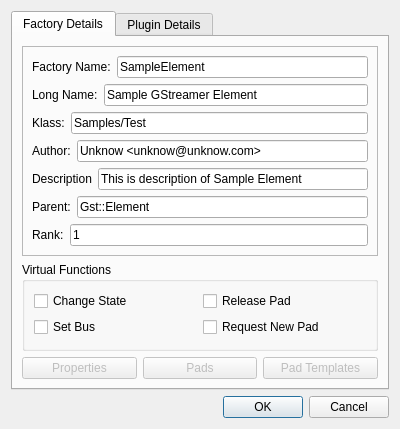
<?xml version="1.0" encoding="UTF-8"?>
<ui version="4.0">
 <class>PluginWizzardDialog</class>
 <widget class="QDialog" name="PluginWizzardDialog">
  <property name="geometry">
   <rect>
    <x>0</x>
    <y>0</y>
    <width>400</width>
    <height>378</height>
   </rect>
  </property>
  <property name="windowTitle">
   <string>Dialog</string>
  </property>
  <layout class="QGridLayout" name="gridLayout_3">
   <item row="1" column="0">
    <widget class="QTabWidget" name="tabWidget">
     <property name="currentIndex">
      <number>0</number>
     </property>
     <widget class="QWidget" name="tab_3">
      <attribute name="title">
       <string>Factory Details</string>
      </attribute>
      <layout class="QVBoxLayout" name="verticalLayout">
       <item>
        <widget class="QFrame" name="frame">
         <property name="frameShape">
          <enum>QFrame::StyledPanel</enum>
         </property>
         <property name="frameShadow">
          <enum>QFrame::Raised</enum>
         </property>
         <layout class="QVBoxLayout" name="verticalLayout_5">
          <item>
           <layout class="QHBoxLayout" name="horizontalLayout_31">
            <item>
             <widget class="QLabel" name="label_31">
              <property name="text">
               <string>Factory Name:</string>
              </property>
             </widget>
            </item>
            <item>
             <widget class="QLineEdit" name="factoryNameEdit">
              <property name="text">
               <string>SampleElement</string>
              </property>
             </widget>
            </item>
           </layout>
          </item>
          <item>
           <layout class="QHBoxLayout" name="horizontalLayout_33">
            <item>
             <widget class="QLabel" name="label_33">
              <property name="text">
               <string>Long Name:</string>
              </property>
             </widget>
            </item>
            <item>
             <widget class="QLineEdit" name="factoryLongNameEdit">
              <property name="text">
               <string>Sample GStreamer Element</string>
              </property>
             </widget>
            </item>
           </layout>
          </item>
          <item>
           <layout class="QHBoxLayout" name="horizontalLayout_32">
            <item>
             <widget class="QLabel" name="label_32">
              <property name="text">
               <string>Klass:</string>
              </property>
             </widget>
            </item>
            <item>
             <widget class="QLineEdit" name="factoryKlassEdit">
              <property name="text">
               <string>Samples/Test</string>
              </property>
             </widget>
            </item>
           </layout>
          </item>
          <item>
           <layout class="QHBoxLayout" name="horizontalLayout_30">
            <item>
             <widget class="QLabel" name="label_30">
              <property name="text">
               <string>Author:</string>
              </property>
             </widget>
            </item>
            <item>
             <widget class="QLineEdit" name="factoryAuthorEdit">
              <property name="text">
               <string>Unknow &lt;unknow@unknow.com&gt;</string>
              </property>
             </widget>
            </item>
           </layout>
          </item>
          <item>
           <layout class="QHBoxLayout" name="horizontalLayout_29">
            <item>
             <widget class="QLabel" name="label_29">
              <property name="text">
               <string>Description</string>
              </property>
             </widget>
            </item>
            <item>
             <widget class="QLineEdit" name="factoryDescriptionEdit">
              <property name="text">
               <string>This is description of Sample Element</string>
              </property>
             </widget>
            </item>
           </layout>
          </item>
          <item>
           <layout class="QHBoxLayout" name="horizontalLayout_28">
            <item>
             <widget class="QLabel" name="label_28">
              <property name="text">
               <string>Parent:</string>
              </property>
             </widget>
            </item>
            <item>
             <widget class="QLineEdit" name="factoryParentEdit">
              <property name="text">
               <string>Gst::Element</string>
              </property>
             </widget>
            </item>
           </layout>
          </item>
          <item>
           <layout class="QHBoxLayout" name="horizontalLayout_27">
            <item>
             <widget class="QLabel" name="label_27">
              <property name="text">
               <string>Rank:</string>
              </property>
             </widget>
            </item>
            <item>
             <widget class="QLineEdit" name="factoryRankEdit">
              <property name="text">
               <string>1</string>
              </property>
             </widget>
            </item>
           </layout>
          </item>
         </layout>
        </widget>
       </item>
       <item>
        <layout class="QVBoxLayout" name="verticalLayout_2">
         <item>
          <layout class="QHBoxLayout" name="horizontalLayout_4">
           <item>
            <widget class="QGroupBox" name="groupBox">
             <property name="title">
              <string>Virtual Functions</string>
             </property>
             <layout class="QGridLayout" name="gridLayout_2">
              <item row="2" column="1">
               <widget class="QCheckBox" name="virtualRequestNewPadCheckBox">
                <property name="text">
                 <string>Request New Pad</string>
                </property>
               </widget>
              </item>
              <item row="2" column="0">
               <widget class="QCheckBox" name="virtualSetBusCheckbox">
                <property name="text">
                 <string>Set Bus</string>
                </property>
               </widget>
              </item>
              <item row="1" column="1">
               <widget class="QCheckBox" name="virtualReleasePadCheckBox">
                <property name="text">
                 <string>Release Pad</string>
                </property>
               </widget>
              </item>
              <item row="1" column="0">
               <widget class="QCheckBox" name="virtualChangeStateCheckBox">
                <property name="text">
                 <string>Change State</string>
                </property>
               </widget>
              </item>
             </layout>
            </widget>
           </item>
          </layout>
         </item>
         <item>
          <layout class="QHBoxLayout" name="horizontalLayout">
           <item>
            <widget class="QPushButton" name="propertiesPushButton">
             <property name="enabled">
              <bool>false</bool>
             </property>
             <property name="text">
              <string>Properties</string>
             </property>
            </widget>
           </item>
           <item>
            <widget class="QPushButton" name="padsPushButton">
             <property name="enabled">
              <bool>false</bool>
             </property>
             <property name="text">
              <string>Pads</string>
             </property>
            </widget>
           </item>
           <item>
            <widget class="QPushButton" name="padTemplatesPushButton">
             <property name="enabled">
              <bool>false</bool>
             </property>
             <property name="text">
              <string>Pad Templates</string>
             </property>
            </widget>
           </item>
          </layout>
         </item>
        </layout>
       </item>
      </layout>
     </widget>
     <widget class="QWidget" name="tab">
      <attribute name="title">
       <string>Plugin Details</string>
      </attribute>
      <layout class="QGridLayout" name="gridLayout">
       <item row="0" column="0">
        <widget class="QFrame" name="frame_2">
         <property name="frameShape">
          <enum>QFrame::StyledPanel</enum>
         </property>
         <property name="frameShadow">
          <enum>QFrame::Raised</enum>
         </property>
         <layout class="QVBoxLayout" name="verticalLayout_4">
          <item>
           <layout class="QHBoxLayout" name="horizontalLayout_42">
            <item>
             <widget class="QLabel" name="label_42">
              <property name="text">
               <string>Name:</string>
              </property>
             </widget>
            </item>
            <item>
             <widget class="QLineEdit" name="pluginNameEdit">
              <property name="text">
               <string>SamplePlugin</string>
              </property>
             </widget>
            </item>
           </layout>
          </item>
          <item>
           <layout class="QHBoxLayout" name="horizontalLayout_41">
            <item>
             <widget class="QLabel" name="label_41">
              <property name="text">
               <string>Description:</string>
              </property>
             </widget>
            </item>
            <item>
             <widget class="QLineEdit" name="pluginDescriptionEdit">
              <property name="text">
               <string>Sample GStreamer Plugin</string>
              </property>
             </widget>
            </item>
           </layout>
          </item>
          <item>
           <layout class="QHBoxLayout" name="horizontalLayout_39">
            <item>
             <widget class="QLabel" name="label_39">
              <property name="text">
               <string>Plugin Path:</string>
              </property>
             </widget>
            </item>
            <item>
             <widget class="QLineEdit" name="pluginFileNameEdit"/>
            </item>
            <item>
             <widget class="QPushButton" name="selectPathPushButton">
              <property name="maximumSize">
               <size>
                <width>30</width>
                <height>16777215</height>
               </size>
              </property>
              <property name="text">
               <string>...</string>
              </property>
             </widget>
            </item>
           </layout>
          </item>
          <item>
           <layout class="QHBoxLayout" name="horizontalLayout_44">
            <item>
             <widget class="QLabel" name="label_44">
              <property name="text">
               <string>Version:</string>
              </property>
             </widget>
            </item>
            <item>
             <widget class="QLineEdit" name="pluginVersionEdit"/>
            </item>
           </layout>
          </item>
          <item>
           <layout class="QHBoxLayout" name="horizontalLayout_38">
            <item>
             <widget class="QLabel" name="label_38">
              <property name="text">
               <string>License:</string>
              </property>
             </widget>
            </item>
            <item>
             <widget class="QLineEdit" name="pluginLicenseEdit">
              <property name="text">
               <string>GPL</string>
              </property>
             </widget>
            </item>
           </layout>
          </item>
          <item>
           <layout class="QHBoxLayout" name="horizontalLayout_37">
            <item>
             <widget class="QLabel" name="label_37">
              <property name="text">
               <string>Source module:</string>
              </property>
             </widget>
            </item>
            <item>
             <widget class="QLineEdit" name="pluginSourceModuleEdit">
              <property name="text">
               <string>gst-plugins-custom</string>
              </property>
             </widget>
            </item>
           </layout>
          </item>
          <item>
           <layout class="QHBoxLayout" name="horizontalLayout_40">
            <item>
             <widget class="QLabel" name="label_40">
              <property name="text">
               <string>Source release date:</string>
              </property>
             </widget>
            </item>
            <item>
             <widget class="QLineEdit" name="pluginReleaseDateEdit"/>
            </item>
           </layout>
          </item>
          <item>
           <layout class="QHBoxLayout" name="horizontalLayout_43">
            <item>
             <widget class="QLabel" name="label_43">
              <property name="text">
               <string>Binary package:</string>
              </property>
             </widget>
            </item>
            <item>
             <widget class="QLineEdit" name="pluginPackageEdit">
              <property name="text">
               <string>GStreamer Sample plugin package</string>
              </property>
             </widget>
            </item>
           </layout>
          </item>
          <item>
           <layout class="QHBoxLayout" name="horizontalLayout_36">
            <item>
             <widget class="QLabel" name="label_36">
              <property name="text">
               <string>Origin URL:</string>
              </property>
             </widget>
            </item>
            <item>
             <widget class="QLineEdit" name="pluginOriginURLEdit">
              <property name="text">
               <string>http://your.website.com</string>
              </property>
             </widget>
            </item>
           </layout>
          </item>
         </layout>
        </widget>
       </item>
      </layout>
     </widget>
    </widget>
   </item>
   <item row="2" column="0">
    <widget class="QDialogButtonBox" name="buttonBox">
     <property name="orientation">
      <enum>Qt::Horizontal</enum>
     </property>
     <property name="standardButtons">
      <set>QDialogButtonBox::Cancel|QDialogButtonBox::Ok</set>
     </property>
    </widget>
   </item>
  </layout>
 </widget>
 <resources/>
 <connections>
  <connection>
   <sender>buttonBox</sender>
   <signal>accepted()</signal>
   <receiver>PluginWizzardDialog</receiver>
   <slot>accept()</slot>
   <hints>
    <hint type="sourcelabel">
     <x>248</x>
     <y>254</y>
    </hint>
    <hint type="destinationlabel">
     <x>157</x>
     <y>274</y>
    </hint>
   </hints>
  </connection>
  <connection>
   <sender>buttonBox</sender>
   <signal>rejected()</signal>
   <receiver>PluginWizzardDialog</receiver>
   <slot>reject()</slot>
   <hints>
    <hint type="sourcelabel">
     <x>316</x>
     <y>260</y>
    </hint>
    <hint type="destinationlabel">
     <x>286</x>
     <y>274</y>
    </hint>
   </hints>
  </connection>
 </connections>
</ui>
